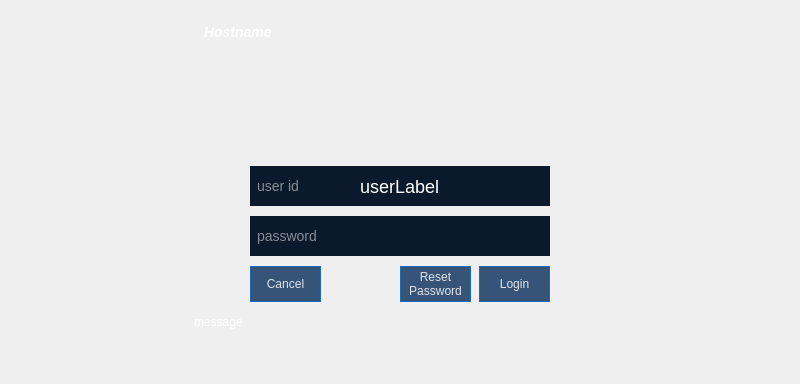
<?xml version="1.0" encoding="UTF-8"?>
<ui version="4.0">
 <class>LoginForm</class>
 <widget class="QWidget" name="LoginForm">
  <property name="geometry">
   <rect>
    <x>0</x>
    <y>0</y>
    <width>800</width>
    <height>380</height>
   </rect>
  </property>
  <property name="font">
   <font>
    <family>Andale Mono</family>
    <pointsize>12</pointsize>
   </font>
  </property>
  <property name="focusPolicy">
   <enum>Qt::StrongFocus</enum>
  </property>
  <property name="windowTitle">
   <string>LoginForm</string>
  </property>
  <property name="styleSheet">
   <string notr="true">QWidget {
    border-radius: 0px;
}</string>
  </property>
  <layout class="QHBoxLayout" name="horizontalLayout">
   <item>
    <widget class="QStackedWidget" name="stackedWidget">
     <property name="minimumSize">
      <size>
       <width>504</width>
       <height>0</height>
      </size>
     </property>
     <property name="styleSheet">
      <string notr="true">QWidget {
    border-radius: 0px;
}</string>
     </property>
     <property name="frameShape">
      <enum>QFrame::Box</enum>
     </property>
     <property name="frameShadow">
      <enum>QFrame::Raised</enum>
     </property>
     <property name="currentIndex">
      <number>2</number>
     </property>
     <widget class="QWidget" name="waitpage">
      <property name="font">
       <font>
        <pointsize>10</pointsize>
       </font>
      </property>
      <property name="styleSheet">
       <string notr="true">#waitlabel {
	color: white;
 	text-align: center;
	font: &quot;Nimbus Sans L Regular&quot;
}

#waitframe{ 
    background-color: rgba(80,80,80, 0.0);
}

QComboBox,
QPushButton {
    color:black;
    border: 1px solid silver;
    background-color: rgba(200, 200, 200,0.5);
}



</string>
      </property>
      <layout class="QHBoxLayout" name="horizontalLayout_5">
       <property name="topMargin">
        <number>5</number>
       </property>
       <property name="bottomMargin">
        <number>5</number>
       </property>
       <item>
        <spacer name="horizontalSpacer_7">
         <property name="orientation">
          <enum>Qt::Horizontal</enum>
         </property>
         <property name="sizeType">
          <enum>QSizePolicy::Fixed</enum>
         </property>
         <property name="sizeHint" stdset="0">
          <size>
           <width>132</width>
           <height>20</height>
          </size>
         </property>
        </spacer>
       </item>
       <item>
        <widget class="QFrame" name="waitframe">
         <property name="frameShape">
          <enum>QFrame::StyledPanel</enum>
         </property>
         <property name="frameShadow">
          <enum>QFrame::Raised</enum>
         </property>
         <widget class="QLabel" name="waitlabel">
          <property name="geometry">
           <rect>
            <x>9</x>
            <y>150</y>
            <width>471</width>
            <height>41</height>
           </rect>
          </property>
          <property name="maximumSize">
           <size>
            <width>16777215</width>
            <height>100</height>
           </size>
          </property>
          <property name="font">
           <font>
            <pointsize>20</pointsize>
           </font>
          </property>
          <property name="focusPolicy">
           <enum>Qt::WheelFocus</enum>
          </property>
          <property name="text">
           <string>Waiting for Network and Services</string>
          </property>
          <property name="scaledContents">
           <bool>false</bool>
          </property>
          <property name="alignment">
           <set>Qt::AlignCenter</set>
          </property>
          <property name="wordWrap">
           <bool>true</bool>
          </property>
         </widget>
         <widget class="QLabel" name="giflabel">
          <property name="geometry">
           <rect>
            <x>219</x>
            <y>90</y>
            <width>50</width>
            <height>50</height>
           </rect>
          </property>
          <property name="sizePolicy">
           <sizepolicy hsizetype="Maximum" vsizetype="Maximum">
            <horstretch>0</horstretch>
            <verstretch>0</verstretch>
           </sizepolicy>
          </property>
          <property name="maximumSize">
           <size>
            <width>60</width>
            <height>60</height>
           </size>
          </property>
          <property name="focusPolicy">
           <enum>Qt::WheelFocus</enum>
          </property>
          <property name="text">
           <string/>
          </property>
          <property name="textFormat">
           <enum>Qt::PlainText</enum>
          </property>
          <property name="pixmap">
           <pixmap resource="hvl-lightdm-greeter.qrc">:/resources/load1.gif</pixmap>
          </property>
          <property name="scaledContents">
           <bool>true</bool>
          </property>
         </widget>
        </widget>
       </item>
       <item>
        <spacer name="horizontalSpacer_8">
         <property name="orientation">
          <enum>Qt::Horizontal</enum>
         </property>
         <property name="sizeType">
          <enum>QSizePolicy::Fixed</enum>
         </property>
         <property name="sizeHint" stdset="0">
          <size>
           <width>132</width>
           <height>20</height>
          </size>
         </property>
        </spacer>
       </item>
      </layout>
     </widget>
     <widget class="QWidget" name="userspage">
      <property name="styleSheet">
       <string notr="true">QWidget {
    border-radius: 1px;
}
#usersframe{ 
	border:0px solid rgba(255,255,255,0.5);
    background-color: rgba(50,50,50, 0.0);
    border-radius: 10px;
}


QPushButton,
QToolButton {
    color:white;
	border-radius: 5px;
    font:bold;
    background-color: rgba(50,50,50, 0.9); 
}

QToolButton:hover{

	border: 2px rgba(255, 75, 8, 1.0);
}

QPushButton:pressed,
QToolButton:pressed{

	background-color:rgba(200, 200, 200, 0.9);
	color:black;
	border:2px solid rgb(255,202,8);
	
}
</string>
      </property>
      <layout class="QHBoxLayout" name="horizontalLayout_6">
       <property name="spacing">
        <number>6</number>
       </property>
       <property name="leftMargin">
        <number>9</number>
       </property>
       <property name="topMargin">
        <number>5</number>
       </property>
       <property name="rightMargin">
        <number>9</number>
       </property>
       <property name="bottomMargin">
        <number>5</number>
       </property>
       <item>
        <widget class="QFrame" name="usersframe">
         <property name="sizePolicy">
          <sizepolicy hsizetype="Preferred" vsizetype="Preferred">
           <horstretch>0</horstretch>
           <verstretch>0</verstretch>
          </sizepolicy>
         </property>
         <property name="minimumSize">
          <size>
           <width>764</width>
           <height>0</height>
          </size>
         </property>
         <property name="styleSheet">
          <string notr="true"/>
         </property>
         <property name="frameShape">
          <enum>QFrame::StyledPanel</enum>
         </property>
         <property name="frameShadow">
          <enum>QFrame::Raised</enum>
         </property>
         <widget class="QPushButton" name="pushButton_sr">
          <property name="geometry">
           <rect>
            <x>310</x>
            <y>265</y>
            <width>141</width>
            <height>31</height>
           </rect>
          </property>
          <property name="text">
           <string>Speech Recognize</string>
          </property>
          <property name="checkable">
           <bool>true</bool>
          </property>
         </widget>
        </widget>
       </item>
      </layout>
     </widget>
     <widget class="QWidget" name="loginpage">
      <property name="font">
       <font>
        <family>Nimbus Sans L</family>
       </font>
      </property>
      <property name="styleSheet">
       <string notr="true">#loginframe{
    background-color: rgba(255,255,255, 0.0);
	border-radius: 0px;
}
#messagelabel{
	color: white;
	font-size:12px;
    font: &quot;Nimbus Sans L Regular&quot;
}
#hostnameLabel {
	color: white;
	font-size:14px;
    font:bold italic;
}

#userLabel {
	color: white;
	font-size:18px;
	font: &quot;Nimbus Sans L Regular&quot;
    
}

QComboBox,
QPushButton {
    color:#dfe3e8;
	font-size:12px;
    font: &quot;Nimbus Sans L Regular&quot;;
    border: 1px solid #1B6CBD;
    background-color: rgba(33, 67, 106,0.9);
}

QToolButton {
    color:#dfe3e8;
	font: &quot;Nimbus Sans L Regular&quot;
}

QLineEdit::focus{
	border: 2px solid white;
	
}
QLineEdit{
	color:white;
	font-size:14px;
	padding:5px;
	border:1px #0094f0;
	background-color: #0b192c;
	border-radius: 0px;
	font: &quot;Nimbus Sans L Regular&quot;
}


#pwShowbutton {
	background-color: rgba(200,200,200,0.0);
	border: 0px;
}</string>
      </property>
      <layout class="QHBoxLayout" name="horizontalLayout_2">
       <property name="topMargin">
        <number>5</number>
       </property>
       <property name="bottomMargin">
        <number>5</number>
       </property>
       <item>
        <spacer name="horizontalSpacer">
         <property name="orientation">
          <enum>Qt::Horizontal</enum>
         </property>
         <property name="sizeType">
          <enum>QSizePolicy::Fixed</enum>
         </property>
         <property name="sizeHint" stdset="0">
          <size>
           <width>160</width>
           <height>20</height>
          </size>
         </property>
        </spacer>
       </item>
       <item>
        <widget class="QFrame" name="loginframe">
         <property name="sizePolicy">
          <sizepolicy hsizetype="Fixed" vsizetype="Fixed">
           <horstretch>0</horstretch>
           <verstretch>0</verstretch>
          </sizepolicy>
         </property>
         <property name="minimumSize">
          <size>
           <width>432</width>
           <height>352</height>
          </size>
         </property>
         <property name="font">
          <font>
           <stylestrategy>PreferDefault</stylestrategy>
          </font>
         </property>
         <property name="frameShape">
          <enum>QFrame::NoFrame</enum>
         </property>
         <property name="frameShadow">
          <enum>QFrame::Plain</enum>
         </property>
         <property name="lineWidth">
          <number>1</number>
         </property>
         <property name="midLineWidth">
          <number>0</number>
         </property>
         <widget class="QLineEdit" name="passwordInput">
          <property name="geometry">
           <rect>
            <x>66</x>
            <y>200</y>
            <width>300</width>
            <height>40</height>
           </rect>
          </property>
          <property name="minimumSize">
           <size>
            <width>270</width>
            <height>40</height>
           </size>
          </property>
          <property name="maximumSize">
           <size>
            <width>10000</width>
            <height>60</height>
           </size>
          </property>
          <property name="font">
           <font>
            <pointsize>-1</pointsize>
            <weight>50</weight>
            <italic>false</italic>
            <bold>false</bold>
           </font>
          </property>
          <property name="focusPolicy">
           <enum>Qt::StrongFocus</enum>
          </property>
          <property name="acceptDrops">
           <bool>false</bool>
          </property>
          <property name="text">
           <string/>
          </property>
          <property name="echoMode">
           <enum>QLineEdit::Password</enum>
          </property>
          <property name="alignment">
           <set>Qt::AlignLeading|Qt::AlignLeft|Qt::AlignVCenter</set>
          </property>
          <property name="placeholderText">
           <string>password</string>
          </property>
          <property name="margin" stdset="0">
           <number>0</number>
          </property>
          <property name="indent" stdset="0">
           <number>10</number>
          </property>
         </widget>
         <widget class="QLineEdit" name="userInput">
          <property name="geometry">
           <rect>
            <x>66</x>
            <y>150</y>
            <width>300</width>
            <height>40</height>
           </rect>
          </property>
          <property name="minimumSize">
           <size>
            <width>270</width>
            <height>40</height>
           </size>
          </property>
          <property name="maximumSize">
           <size>
            <width>10000</width>
            <height>60</height>
           </size>
          </property>
          <property name="font">
           <font>
            <pointsize>-1</pointsize>
            <weight>50</weight>
            <italic>false</italic>
            <bold>false</bold>
           </font>
          </property>
          <property name="focusPolicy">
           <enum>Qt::StrongFocus</enum>
          </property>
          <property name="acceptDrops">
           <bool>false</bool>
          </property>
          <property name="echoMode">
           <enum>QLineEdit::Normal</enum>
          </property>
          <property name="placeholderText">
           <string>user id</string>
          </property>
         </widget>
         <widget class="QLabel" name="messagelabel">
          <property name="geometry">
           <rect>
            <x>10</x>
            <y>290</y>
            <width>411</width>
            <height>31</height>
           </rect>
          </property>
          <property name="font">
           <font>
            <pointsize>-1</pointsize>
            <weight>50</weight>
            <italic>false</italic>
            <bold>false</bold>
           </font>
          </property>
          <property name="text">
           <string>message</string>
          </property>
          <property name="alignment">
           <set>Qt::AlignLeading|Qt::AlignLeft|Qt::AlignVCenter</set>
          </property>
          <property name="wordWrap">
           <bool>true</bool>
          </property>
         </widget>
         <widget class="QLabel" name="hostnameLabel">
          <property name="geometry">
           <rect>
            <x>10</x>
            <y>0</y>
            <width>150</width>
            <height>31</height>
           </rect>
          </property>
          <property name="minimumSize">
           <size>
            <width>150</width>
            <height>30</height>
           </size>
          </property>
          <property name="maximumSize">
           <size>
            <width>400</width>
            <height>60</height>
           </size>
          </property>
          <property name="font">
           <font>
            <pointsize>-1</pointsize>
            <weight>75</weight>
            <italic>true</italic>
            <bold>true</bold>
           </font>
          </property>
          <property name="frameShape">
           <enum>QFrame::Box</enum>
          </property>
          <property name="midLineWidth">
           <number>1</number>
          </property>
          <property name="text">
           <string>Hostname</string>
          </property>
          <property name="alignment">
           <set>Qt::AlignLeading|Qt::AlignLeft|Qt::AlignVCenter</set>
          </property>
          <property name="margin">
           <number>0</number>
          </property>
          <property name="indent">
           <number>10</number>
          </property>
         </widget>
         <widget class="QPushButton" name="pushButton_resetpwd">
          <property name="geometry">
           <rect>
            <x>216</x>
            <y>250</y>
            <width>71</width>
            <height>36</height>
           </rect>
          </property>
          <property name="sizePolicy">
           <sizepolicy hsizetype="Preferred" vsizetype="Preferred">
            <horstretch>0</horstretch>
            <verstretch>0</verstretch>
           </sizepolicy>
          </property>
          <property name="palette">
           <palette>
            <active>
             <colorrole role="WindowText">
              <brush brushstyle="SolidPattern">
               <color alpha="255">
                <red>223</red>
                <green>227</green>
                <blue>232</blue>
               </color>
              </brush>
             </colorrole>
             <colorrole role="Button">
              <brush brushstyle="SolidPattern">
               <color alpha="229">
                <red>33</red>
                <green>67</green>
                <blue>106</blue>
               </color>
              </brush>
             </colorrole>
             <colorrole role="Text">
              <brush brushstyle="SolidPattern">
               <color alpha="255">
                <red>223</red>
                <green>227</green>
                <blue>232</blue>
               </color>
              </brush>
             </colorrole>
             <colorrole role="ButtonText">
              <brush brushstyle="SolidPattern">
               <color alpha="255">
                <red>223</red>
                <green>227</green>
                <blue>232</blue>
               </color>
              </brush>
             </colorrole>
             <colorrole role="Base">
              <brush brushstyle="SolidPattern">
               <color alpha="229">
                <red>33</red>
                <green>67</green>
                <blue>106</blue>
               </color>
              </brush>
             </colorrole>
             <colorrole role="Window">
              <brush brushstyle="SolidPattern">
               <color alpha="229">
                <red>33</red>
                <green>67</green>
                <blue>106</blue>
               </color>
              </brush>
             </colorrole>
             <colorrole role="ToolTipText">
              <brush brushstyle="SolidPattern">
               <color alpha="255">
                <red>238</red>
                <green>238</green>
                <blue>236</blue>
               </color>
              </brush>
             </colorrole>
            </active>
            <inactive>
             <colorrole role="WindowText">
              <brush brushstyle="SolidPattern">
               <color alpha="255">
                <red>223</red>
                <green>227</green>
                <blue>232</blue>
               </color>
              </brush>
             </colorrole>
             <colorrole role="Button">
              <brush brushstyle="SolidPattern">
               <color alpha="229">
                <red>33</red>
                <green>67</green>
                <blue>106</blue>
               </color>
              </brush>
             </colorrole>
             <colorrole role="Text">
              <brush brushstyle="SolidPattern">
               <color alpha="255">
                <red>223</red>
                <green>227</green>
                <blue>232</blue>
               </color>
              </brush>
             </colorrole>
             <colorrole role="ButtonText">
              <brush brushstyle="SolidPattern">
               <color alpha="255">
                <red>223</red>
                <green>227</green>
                <blue>232</blue>
               </color>
              </brush>
             </colorrole>
             <colorrole role="Base">
              <brush brushstyle="SolidPattern">
               <color alpha="229">
                <red>33</red>
                <green>67</green>
                <blue>106</blue>
               </color>
              </brush>
             </colorrole>
             <colorrole role="Window">
              <brush brushstyle="SolidPattern">
               <color alpha="229">
                <red>33</red>
                <green>67</green>
                <blue>106</blue>
               </color>
              </brush>
             </colorrole>
             <colorrole role="ToolTipText">
              <brush brushstyle="SolidPattern">
               <color alpha="255">
                <red>238</red>
                <green>238</green>
                <blue>236</blue>
               </color>
              </brush>
             </colorrole>
            </inactive>
            <disabled>
             <colorrole role="WindowText">
              <brush brushstyle="SolidPattern">
               <color alpha="255">
                <red>223</red>
                <green>227</green>
                <blue>232</blue>
               </color>
              </brush>
             </colorrole>
             <colorrole role="Button">
              <brush brushstyle="SolidPattern">
               <color alpha="229">
                <red>33</red>
                <green>67</green>
                <blue>106</blue>
               </color>
              </brush>
             </colorrole>
             <colorrole role="Text">
              <brush brushstyle="SolidPattern">
               <color alpha="255">
                <red>223</red>
                <green>227</green>
                <blue>232</blue>
               </color>
              </brush>
             </colorrole>
             <colorrole role="ButtonText">
              <brush brushstyle="SolidPattern">
               <color alpha="255">
                <red>223</red>
                <green>227</green>
                <blue>232</blue>
               </color>
              </brush>
             </colorrole>
             <colorrole role="Base">
              <brush brushstyle="SolidPattern">
               <color alpha="229">
                <red>33</red>
                <green>67</green>
                <blue>106</blue>
               </color>
              </brush>
             </colorrole>
             <colorrole role="Window">
              <brush brushstyle="SolidPattern">
               <color alpha="229">
                <red>33</red>
                <green>67</green>
                <blue>106</blue>
               </color>
              </brush>
             </colorrole>
             <colorrole role="ToolTipText">
              <brush brushstyle="SolidPattern">
               <color alpha="255">
                <red>238</red>
                <green>238</green>
                <blue>236</blue>
               </color>
              </brush>
             </colorrole>
            </disabled>
           </palette>
          </property>
          <property name="font">
           <font>
            <pointsize>-1</pointsize>
            <weight>50</weight>
            <italic>false</italic>
            <bold>false</bold>
           </font>
          </property>
          <property name="focusPolicy">
           <enum>Qt::NoFocus</enum>
          </property>
          <property name="text">
           <string>Reset
Password</string>
          </property>
         </widget>
         <widget class="QPushButton" name="loginbutton">
          <property name="geometry">
           <rect>
            <x>295</x>
            <y>250</y>
            <width>71</width>
            <height>36</height>
           </rect>
          </property>
          <property name="font">
           <font>
            <pointsize>-1</pointsize>
            <weight>50</weight>
            <italic>false</italic>
            <bold>false</bold>
           </font>
          </property>
          <property name="focusPolicy">
           <enum>Qt::NoFocus</enum>
          </property>
          <property name="text">
           <string>Login</string>
          </property>
         </widget>
         <widget class="QPushButton" name="pwShowbutton">
          <property name="geometry">
           <rect>
            <x>335</x>
            <y>210</y>
            <width>30</width>
            <height>20</height>
           </rect>
          </property>
          <property name="focusPolicy">
           <enum>Qt::NoFocus</enum>
          </property>
          <property name="text">
           <string/>
          </property>
          <property name="icon">
           <iconset resource="hvl-lightdm-greeter.qrc">
            <normaloff>:/resources/eye.png</normaloff>:/resources/eye.png</iconset>
          </property>
          <property name="iconSize">
           <size>
            <width>20</width>
            <height>20</height>
           </size>
          </property>
          <property name="checkable">
           <bool>false</bool>
          </property>
          <property name="checked">
           <bool>false</bool>
          </property>
          <property name="autoRepeat">
           <bool>false</bool>
          </property>
          <property name="autoExclusive">
           <bool>false</bool>
          </property>
          <property name="autoRepeatDelay">
           <number>300</number>
          </property>
          <property name="autoRepeatInterval">
           <number>100</number>
          </property>
         </widget>
         <widget class="QPushButton" name="backButton">
          <property name="geometry">
           <rect>
            <x>66</x>
            <y>250</y>
            <width>71</width>
            <height>36</height>
           </rect>
          </property>
          <property name="font">
           <font>
            <pointsize>-1</pointsize>
            <weight>50</weight>
            <italic>false</italic>
            <bold>false</bold>
           </font>
          </property>
          <property name="focusPolicy">
           <enum>Qt::NoFocus</enum>
          </property>
          <property name="text">
           <string>Cancel</string>
          </property>
         </widget>
         <widget class="QLabel" name="userLabel">
          <property name="geometry">
           <rect>
            <x>30</x>
            <y>150</y>
            <width>371</width>
            <height>41</height>
           </rect>
          </property>
          <property name="font">
           <font>
            <pointsize>-1</pointsize>
            <weight>50</weight>
            <italic>false</italic>
            <bold>false</bold>
           </font>
          </property>
          <property name="text">
           <string>userLabel</string>
          </property>
          <property name="alignment">
           <set>Qt::AlignCenter</set>
          </property>
         </widget>
         <widget class="QToolButton" name="toolButtonleft">
          <property name="geometry">
           <rect>
            <x>50</x>
            <y>25</y>
            <width>100</width>
            <height>110</height>
           </rect>
          </property>
          <property name="font">
           <font>
            <weight>50</weight>
            <italic>false</italic>
            <bold>false</bold>
           </font>
          </property>
          <property name="focusPolicy">
           <enum>Qt::NoFocus</enum>
          </property>
          <property name="text">
           <string/>
          </property>
          <property name="icon">
           <iconset resource="hvl-lightdm-greeter.qrc">
            <normaloff>:/resources/login_1_1.png</normaloff>:/resources/login_1_1.png</iconset>
          </property>
          <property name="iconSize">
           <size>
            <width>100</width>
            <height>100</height>
           </size>
          </property>
          <property name="toolButtonStyle">
           <enum>Qt::ToolButtonTextUnderIcon</enum>
          </property>
         </widget>
         <widget class="QToolButton" name="toolButtoncenter">
          <property name="geometry">
           <rect>
            <x>155</x>
            <y>10</y>
            <width>120</width>
            <height>140</height>
           </rect>
          </property>
          <property name="font">
           <font>
            <weight>50</weight>
            <italic>false</italic>
            <bold>false</bold>
           </font>
          </property>
          <property name="focusPolicy">
           <enum>Qt::NoFocus</enum>
          </property>
          <property name="text">
           <string/>
          </property>
          <property name="icon">
           <iconset resource="hvl-lightdm-greeter.qrc">
            <normaloff>:/resources/login_1.png</normaloff>:/resources/login_1.png</iconset>
          </property>
          <property name="iconSize">
           <size>
            <width>100</width>
            <height>100</height>
           </size>
          </property>
          <property name="toolButtonStyle">
           <enum>Qt::ToolButtonTextUnderIcon</enum>
          </property>
         </widget>
         <widget class="QToolButton" name="toolButtonright">
          <property name="geometry">
           <rect>
            <x>280</x>
            <y>25</y>
            <width>100</width>
            <height>110</height>
           </rect>
          </property>
          <property name="font">
           <font>
            <weight>50</weight>
            <italic>false</italic>
            <bold>false</bold>
           </font>
          </property>
          <property name="focusPolicy">
           <enum>Qt::NoFocus</enum>
          </property>
          <property name="text">
           <string/>
          </property>
          <property name="icon">
           <iconset resource="hvl-lightdm-greeter.qrc">
            <normaloff>:/resources/login_1_1.png</normaloff>:/resources/login_1_1.png</iconset>
          </property>
          <property name="iconSize">
           <size>
            <width>100</width>
            <height>100</height>
           </size>
          </property>
          <property name="toolButtonStyle">
           <enum>Qt::ToolButtonTextUnderIcon</enum>
          </property>
         </widget>
        </widget>
       </item>
       <item>
        <spacer name="horizontalSpacer_2">
         <property name="orientation">
          <enum>Qt::Horizontal</enum>
         </property>
         <property name="sizeType">
          <enum>QSizePolicy::Fixed</enum>
         </property>
         <property name="sizeHint" stdset="0">
          <size>
           <width>160</width>
           <height>20</height>
          </size>
         </property>
        </spacer>
       </item>
      </layout>
     </widget>
     <widget class="QWidget" name="warningpage">
      <property name="styleSheet">
       <string notr="true">QWidget {
    border-radius:0px;
}
#warningframe{
	border:0px solid rgba(255,255,255,0.5);
    background-color: rgba(80,80,80, 0.0);
    border-radius: 10px;
}
#warninglabel {
	color: white;
 	text-align: center;
	font: &quot;Nimbus Sans L Regular&quot;
}

QComboBox,
QPushButton {
    color:#dfe3e8;
	font-size:12px;
    font: &quot;Nimbus Sans L Regular&quot;;
    border: 1px solid  #1B6CBD;
    background-color: rgba(33, 67, 106,0.9);
}


</string>
      </property>
      <layout class="QHBoxLayout" name="horizontalLayout_4">
       <property name="topMargin">
        <number>5</number>
       </property>
       <property name="bottomMargin">
        <number>5</number>
       </property>
       <item>
        <spacer name="horizontalSpacer_5">
         <property name="orientation">
          <enum>Qt::Horizontal</enum>
         </property>
         <property name="sizeType">
          <enum>QSizePolicy::Fixed</enum>
         </property>
         <property name="sizeHint" stdset="0">
          <size>
           <width>132</width>
           <height>20</height>
          </size>
         </property>
        </spacer>
       </item>
       <item>
        <widget class="QFrame" name="warningframe">
         <property name="styleSheet">
          <string notr="true"/>
         </property>
         <property name="frameShape">
          <enum>QFrame::StyledPanel</enum>
         </property>
         <property name="frameShadow">
          <enum>QFrame::Raised</enum>
         </property>
         <layout class="QVBoxLayout" name="verticalLayout_2">
          <item>
           <widget class="QLabel" name="warninglabel">
            <property name="maximumSize">
             <size>
              <width>16777215</width>
              <height>150</height>
             </size>
            </property>
            <property name="font">
             <font>
              <family>Nimbus Sans L</family>
              <pointsize>16</pointsize>
             </font>
            </property>
            <property name="text">
             <string>Warning for password reset</string>
            </property>
            <property name="alignment">
             <set>Qt::AlignCenter</set>
            </property>
            <property name="wordWrap">
             <bool>true</bool>
            </property>
           </widget>
          </item>
          <item alignment="Qt::AlignHCenter">
           <widget class="QPushButton" name="acceptbutton">
            <property name="minimumSize">
             <size>
              <width>150</width>
              <height>50</height>
             </size>
            </property>
            <property name="maximumSize">
             <size>
              <width>150</width>
              <height>16777215</height>
             </size>
            </property>
            <property name="font">
             <font>
              <pointsize>-1</pointsize>
              <weight>50</weight>
              <italic>false</italic>
              <bold>false</bold>
             </font>
            </property>
            <property name="text">
             <string>OK</string>
            </property>
           </widget>
          </item>
         </layout>
        </widget>
       </item>
       <item>
        <spacer name="horizontalSpacer_6">
         <property name="orientation">
          <enum>Qt::Horizontal</enum>
         </property>
         <property name="sizeType">
          <enum>QSizePolicy::Fixed</enum>
         </property>
         <property name="sizeHint" stdset="0">
          <size>
           <width>132</width>
           <height>20</height>
          </size>
         </property>
        </spacer>
       </item>
      </layout>
     </widget>
     <widget class="QWidget" name="resetpage">
      <property name="styleSheet">
       <string notr="true">#resetframe{
	background-color: rgba(255,255,255, 0.0);
}
#rstpwdmessagelabel,
#usernameLabel {
	color: white;
	font-size:12px;
    font: &quot;Nimbus Sans L Regular&quot;
}

QComboBox,
QPushButton {
    color:#dfe3e8;
	font-size:12px;
    font: &quot;Nimbus Sans L Regular&quot;;
    border: 1px solid  #1B6CBD;
    background-color: rgba(33, 67, 106,0.9);
}

QLineEdit::focus{
	border: 2px solid white;
	
}
QLineEdit{
	color:white;
	font-size:14px;
	padding:5px;
	border:1px #0094f0;
	background-color: #0b192c;
	border-radius: 0px;
	font: &quot;Nimbus Sans L Regular&quot;
}

</string>
      </property>
      <layout class="QHBoxLayout" name="horizontalLayout_3">
       <property name="spacing">
        <number>5</number>
       </property>
       <property name="topMargin">
        <number>5</number>
       </property>
       <property name="bottomMargin">
        <number>5</number>
       </property>
       <item>
        <spacer name="horizontalSpacer_3">
         <property name="orientation">
          <enum>Qt::Horizontal</enum>
         </property>
         <property name="sizeType">
          <enum>QSizePolicy::Fixed</enum>
         </property>
         <property name="sizeHint" stdset="0">
          <size>
           <width>162</width>
           <height>20</height>
          </size>
         </property>
        </spacer>
       </item>
       <item>
        <widget class="QFrame" name="resetframe">
         <property name="styleSheet">
          <string notr="true"/>
         </property>
         <property name="frameShape">
          <enum>QFrame::StyledPanel</enum>
         </property>
         <property name="frameShadow">
          <enum>QFrame::Raised</enum>
         </property>
         <layout class="QVBoxLayout" name="verticalLayout">
          <property name="spacing">
           <number>20</number>
          </property>
          <property name="topMargin">
           <number>0</number>
          </property>
          <item>
           <widget class="QLabel" name="usernameLabel">
            <property name="maximumSize">
             <size>
              <width>16777215</width>
              <height>25</height>
             </size>
            </property>
            <property name="text">
             <string/>
            </property>
           </widget>
          </item>
          <item alignment="Qt::AlignHCenter">
           <widget class="QLineEdit" name="oldpasswordinput">
            <property name="sizePolicy">
             <sizepolicy hsizetype="Expanding" vsizetype="Fixed">
              <horstretch>0</horstretch>
              <verstretch>0</verstretch>
             </sizepolicy>
            </property>
            <property name="minimumSize">
             <size>
              <width>300</width>
              <height>40</height>
             </size>
            </property>
            <property name="maximumSize">
             <size>
              <width>300</width>
              <height>40</height>
             </size>
            </property>
            <property name="focusPolicy">
             <enum>Qt::StrongFocus</enum>
            </property>
            <property name="text">
             <string/>
            </property>
            <property name="echoMode">
             <enum>QLineEdit::Password</enum>
            </property>
            <property name="placeholderText">
             <string>Old Password</string>
            </property>
           </widget>
          </item>
          <item alignment="Qt::AlignHCenter">
           <widget class="QLineEdit" name="newpasswordinput">
            <property name="minimumSize">
             <size>
              <width>300</width>
              <height>40</height>
             </size>
            </property>
            <property name="maximumSize">
             <size>
              <width>300</width>
              <height>40</height>
             </size>
            </property>
            <property name="focusPolicy">
             <enum>Qt::StrongFocus</enum>
            </property>
            <property name="text">
             <string/>
            </property>
            <property name="echoMode">
             <enum>QLineEdit::Password</enum>
            </property>
            <property name="placeholderText">
             <string>New Password</string>
            </property>
           </widget>
          </item>
          <item alignment="Qt::AlignHCenter">
           <widget class="QLineEdit" name="newpasswordconfirminput">
            <property name="sizePolicy">
             <sizepolicy hsizetype="Expanding" vsizetype="Fixed">
              <horstretch>0</horstretch>
              <verstretch>0</verstretch>
             </sizepolicy>
            </property>
            <property name="minimumSize">
             <size>
              <width>300</width>
              <height>40</height>
             </size>
            </property>
            <property name="maximumSize">
             <size>
              <width>350</width>
              <height>40</height>
             </size>
            </property>
            <property name="focusPolicy">
             <enum>Qt::StrongFocus</enum>
            </property>
            <property name="text">
             <string/>
            </property>
            <property name="echoMode">
             <enum>QLineEdit::Password</enum>
            </property>
            <property name="placeholderText">
             <string>Confirm New Password</string>
            </property>
           </widget>
          </item>
          <item>
           <layout class="QHBoxLayout" name="horizontalLayout_7">
            <property name="spacing">
             <number>0</number>
            </property>
            <property name="sizeConstraint">
             <enum>QLayout::SetDefaultConstraint</enum>
            </property>
            <property name="leftMargin">
             <number>40</number>
            </property>
            <property name="rightMargin">
             <number>40</number>
            </property>
            <item>
             <widget class="QPushButton" name="cancelResetButton">
              <property name="minimumSize">
               <size>
                <width>0</width>
                <height>40</height>
               </size>
              </property>
              <property name="maximumSize">
               <size>
                <width>140</width>
                <height>16777215</height>
               </size>
              </property>
              <property name="focusPolicy">
               <enum>Qt::NoFocus</enum>
              </property>
              <property name="text">
               <string>Cancel</string>
              </property>
             </widget>
            </item>
            <item>
             <widget class="QPushButton" name="resetpasswordButton">
              <property name="sizePolicy">
               <sizepolicy hsizetype="Minimum" vsizetype="Fixed">
                <horstretch>0</horstretch>
                <verstretch>0</verstretch>
               </sizepolicy>
              </property>
              <property name="minimumSize">
               <size>
                <width>50</width>
                <height>40</height>
               </size>
              </property>
              <property name="maximumSize">
               <size>
                <width>140</width>
                <height>40</height>
               </size>
              </property>
              <property name="focusPolicy">
               <enum>Qt::NoFocus</enum>
              </property>
              <property name="text">
               <string>Reset Password</string>
              </property>
             </widget>
            </item>
           </layout>
          </item>
          <item>
           <widget class="QLabel" name="rstpwdmessagelabel">
            <property name="text">
             <string/>
            </property>
            <property name="wordWrap">
             <bool>true</bool>
            </property>
           </widget>
          </item>
         </layout>
        </widget>
       </item>
       <item>
        <spacer name="horizontalSpacer_4">
         <property name="orientation">
          <enum>Qt::Horizontal</enum>
         </property>
         <property name="sizeType">
          <enum>QSizePolicy::Fixed</enum>
         </property>
         <property name="sizeHint" stdset="0">
          <size>
           <width>162</width>
           <height>20</height>
          </size>
         </property>
        </spacer>
       </item>
      </layout>
     </widget>
    </widget>
   </item>
  </layout>
 </widget>
 <resources>
  <include location="hvl-lightdm-greeter.qrc"/>
 </resources>
 <connections/>
</ui>
